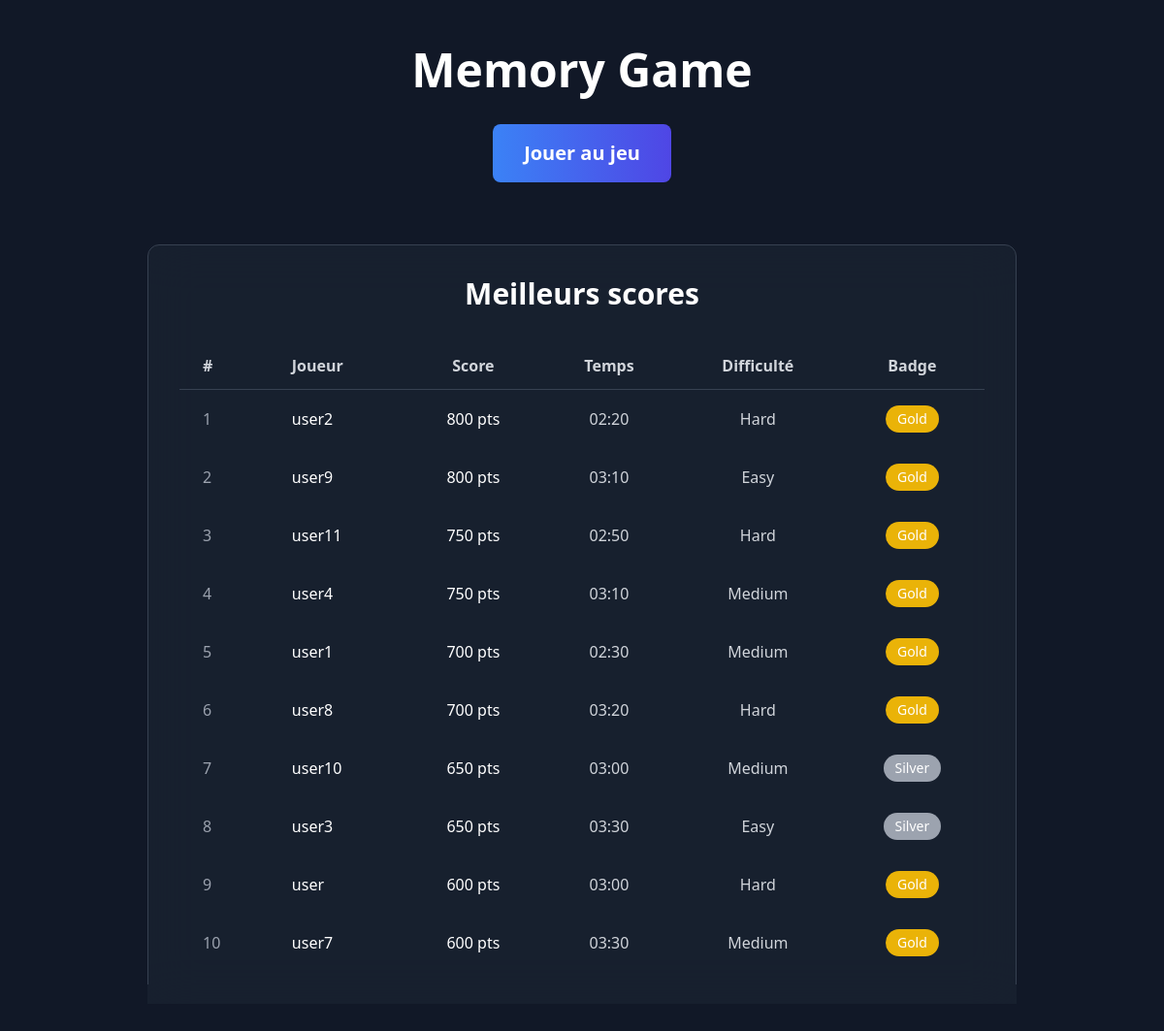
The page / on the database its author committed.
### tables this page shows
CREATE TABLE IF NOT EXISTS `scores` (
  `id` int(11) NOT NULL AUTO_INCREMENT,
  `user_id` int(11) NOT NULL,
  `score` int(11) NOT NULL,
  `time_elapsed` int(11) NOT NULL,
  `difficulty` varchar(10) NOT NULL,
  `badge` varchar(10) DEFAULT NULL,
  `created_at` timestamp NOT NULL DEFAULT CURRENT_TIMESTAMP,
  PRIMARY KEY (`id`),
  KEY `user_id` (`user_id`),
  CONSTRAINT `scores_ibfk_1` FOREIGN KEY (`user_id`) REFERENCES `users` (`id`) ON DELETE CASCADE
);

CREATE TABLE IF NOT EXISTS `users` (
  `id` int(11) NOT NULL AUTO_INCREMENT,
  `username` varchar(50) NOT NULL,
  `email` varchar(100) NOT NULL,
  `password` varchar(255) NOT NULL,
  PRIMARY KEY (`id`),
  UNIQUE KEY `username` (`username`),
  UNIQUE KEY `email` (`email`)
);

### Projet_Memory/views/home.php (the view, shortened to what this page needs)
<!DOCTYPE html>
<html lang="fr">
<head>
    <script src="https://cdn.tailwindcss.com"></script>
</head>
<body class="bg-gray-900 min-h-screen">
    <div class="container mx-auto px-4 py-12">
        <div class="text-center mb-16">
            <h1 class="text-5xl font-bold text-white mb-8">Memory Game</h1>
            <a href="/Projet_Memory/index.php?page=login"
               class="inline-block px-8 py-4 text-xl bg-gradient-to-r from-blue-500 to-indigo-600 text-white rounded-lg hover:from-blue-600 hover:to-indigo-700 transition-all font-semibold">
                Jouer au jeu
            </a>
        </div>
        <div class="max-w-4xl mx-auto bg-gray-800/50 rounded-xl p-8 backdrop-blur-xl border border-gray-700">
            <h2 class="text-3xl font-bold text-white mb-8 text-center">Meilleurs scores</h2>
            <?php
            require_once __DIR__ . '/../config/database.php';
            try {
                $query = "SELECT
                            users.username,
                            scores.score,
                            scores.time_elapsed,
                            scores.difficulty,
                            scores.badge
                        FROM users
                        INNER JOIN scores ON users.id = scores.user_id
                        ORDER BY scores.score DESC, scores.time_elapsed ASC
                        LIMIT 10";
                $stmt = $db->query($query);
                $scores = $stmt->fetchAll(PDO::FETCH_ASSOC);
                if (empty($scores)) {
                    echo '<p class="text-gray-400 text-center">Aucun score enregistré pour le moment.</p>';
                } else {
                    echo '<div class="overflow-x-auto">
                            <table class="w-full">
                                <thead class="border-b border-gray-700">
                                    <tr class="text-gray-300">
                                        <th class="px-6 py-3 text-left">#</th>
                                        <th class="px-6 py-3 text-left">Joueur</th>
                                        <th class="px-6 py-3 text-center">Score</th>
                                        <th class="px-6 py-3 text-center">Temps</th>
                                        <th class="px-6 py-3 text-center">Difficulté</th>
                                        <th class="px-6 py-3 text-center">Badge</th>
                                    </tr>
                                </thead>
                                <tbody>';
                    foreach ($scores as $index => $score) {
                        $minutes = floor($score['time_elapsed'] / 60);
                        $seconds = $score['time_elapsed'] % 60;
                        $time = sprintf("%02d:%02d", $minutes, $seconds);
                        $badgeClass = match($score['badge']) {
                            'gold' => 'bg-yellow-500',
                            'silver' => 'bg-gray-400',
                            'bronze' => 'bg-amber-700',
                            default => 'bg-gray-600'
                        };
                        $badge = $score['badge'] ?
                            "<span class='inline-block px-3 py-1 rounded-full text-sm {$badgeClass} text-white'>" .
                            ucfirst($score['badge']) . "</span>" : '-';
                        echo "<tr class='hover:bg-gray-700/30'>
                                <td class='px-6 py-4 text-gray-400'>" . ($index + 1) . "</td>
                                <td class='px-6 py-4 text-white'>" . htmlspecialchars($score['username']) . "</td>
                                <td class='px-6 py-4 text-center text-white'>{$score['score']} pts</td>
                                <td class='px-6 py-4 text-center text-gray-300'>{$time}</td>
                                <td class='px-6 py-4 text-center text-gray-300'>" . ucfirst($score['difficulty']) . "</td>
                                <td class='px-6 py-4 text-center'>{$badge}</td>
                            </tr>";
                    }
                    echo '</tbody></table></div>';
                }
            } catch (PDOException $e) {
                error_log("Erreur SQL : " . $e->getMessage());
                echo '<div class="text-red-500 text-center">
                        Une erreur est survenue lors de la récupération des scores.<br>
                        Détails : ' . htmlspecialchars($e->getMessage()) . '
                      </div>';
            }
            ?>
        </div>
    </div>
</body>
</html>

### index.php (shortened to what this page needs)
<?php
$page = $_GET['page'] ?? 'home';
$homePath = BASE_PATH . '/Projet_Memory/views/home.php';
try {
    switch($page) {
        default:
            if (file_exists($homePath)) {
                require $homePath;
            } else {
                throw new Exception("Page not found: $homePath");
            }
    }
} catch (Exception $e) {
    error_log("Exception: " . $e->getMessage() . " in " . $e->getFile() . " on line " . $e->getLine());
    http_response_code(404);
    echo "Page not found.";
    exit;
}
exit;
?>

### rows shown on the page
scores: user.username "user2", score "800", time_elapsed "02:20", difficulty "Hard", badge "Gold"
scores: user.username "user9", score "800", time_elapsed "03:10", difficulty "Easy", badge "Gold"
scores: user.username "user11", score "750", time_elapsed "02:50", difficulty "Hard", badge "Gold"
scores: user.username "user4", score "750", time_elapsed "03:10", difficulty "Medium", badge "Gold"
scores: user.username "user1", score "700", time_elapsed "02:30", difficulty "Medium", badge "Gold"
scores: user.username "user8", score "700", time_elapsed "03:20", difficulty "Hard", badge "Gold"
scores: user.username "user10", score "650", time_elapsed "03:00", difficulty "Medium", badge "Silver"
scores: user.username "user3", score "650", time_elapsed "03:30", difficulty "Easy", badge "Silver"
scores: user.username "user", score "600", time_elapsed "03:00", difficulty "Hard", badge "Gold"
scores: user.username "user7", score "600", time_elapsed "03:30", difficulty "Medium", badge "Gold"
